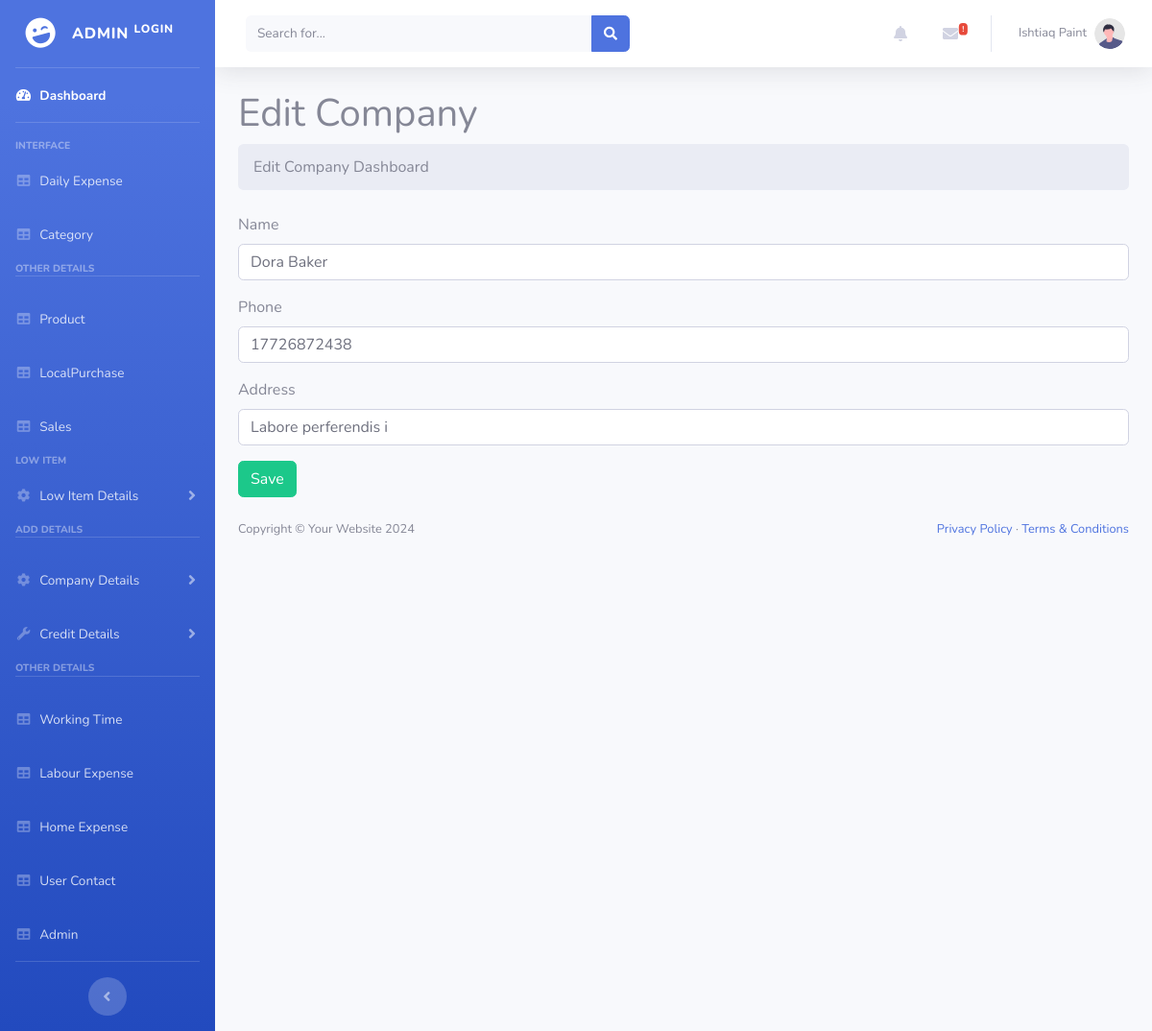
The page /admin/CompanyEdit.php?id=1 (signed in) on the database its author committed.
### tables this page shows
CREATE TABLE `company` (
  `Id` int(100) NOT NULL,
  `Name` varchar(255) NOT NULL,
  `Phone` varchar(255) NOT NULL,
  `Address` varchar(255) NOT NULL
);

### admin/CompanyEdit.php (the view, shortened to what this page needs)
<?php
include_once("DatabaseConn.php");
class CompanyEditor {
    private $conn;
    public function __construct($conn) {
        $this->conn = $conn;
    }
    public function fetchCompanyData($id) {
        $query = "SELECT * FROM `company` WHERE `id` = ?";
        $stmt = mysqli_prepare($this->conn, $query);
        mysqli_stmt_bind_param($stmt, "i", $id);
        mysqli_stmt_execute($stmt);
        $result = mysqli_stmt_get_result($stmt);
        return mysqli_fetch_assoc($result);
    }
}
$row = [];
if(isset($_GET['id']) && is_numeric($_GET['id'])) {
    $id = $_GET['id'];
    $companyEditor = new CompanyEditor($conn);
    $row = $companyEditor->fetchCompanyData($id);
}
?>
<!DOCTYPE html>
<html lang="en">
<head>
    <link href="vendor/fontawesome-free/css/all.min.css" rel="stylesheet" type="text/css">
    <link href="css/sb-admin-2.min.css" rel="stylesheet">
    <link href="vendor/datatables/dataTables.bootstrap4.min.css" rel="stylesheet">
</head>
<body class="sb-nav-fixed">
    <?php include_once("Header.php"); ?>
    <div id="layoutSidenav_content">
        <main>
            <div class="container-fluid px-4">
                <h1 class="mt-4">Edit Company</h1>
                <ol class="breadcrumb mb-4">
                    <li class="breadcrumb-item active">Edit Company Dashboard</li>
                </ol>
                <form action="CompanyUpdate.php?id=<?= $row['Id'] ?? '' ?>" method="POST">
                    <div class="mb-3">
                        <label for="txtname" class="form-label">Name</label>
                        <input type="text" value="<?= $row['Name'] ?? '' ?>" name="txtname" class="form-control" id="txtname" required>
                    </div>
                    <div class="mb-3">
                        <label for="txtphone" class="form-label">Phone</label>
                        <input type="number" value="<?= $row['Phone'] ?? '' ?>" name="txtphone" class="form-control" id="txtphone" required>
                    </div>
                    <div class="mb-3">
                        <label for="txtaddress" class="form-label">Address</label>
                        <input type="text" value="<?= $row['Address'] ?? '' ?>" name="txtaddress" class="form-control" id="txtaddress" required>
                    </div>
                    <button type="submit" class="btn btn-success" name="submit">Save</button>
                </form>
            </div>
        </main>
        <footer class="py-4 bg-light mt-auto">
            <div class="container-fluid px-4">
                <div class="d-flex align-items-center justify-content-between small">
                    <div class="text-muted">Copyright &copy; Your Website <?= date("Y") ?></div>
                    <div>
                        <a href="#">Privacy Policy</a>
                        &middot;
                        <a href="#">Terms &amp; Conditions</a>
                    </div>
                </div>
            </div>
        </footer>
    </div>
</body>
</html>

### rows shown on the page
company: txtname "Dora Baker", txtphone "17726872438", txtaddress "Labore perferendis i"
